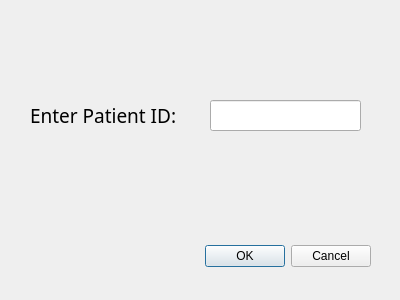
<?xml version="1.0" encoding="UTF-8"?>
<ui version="4.0">
 <class>Dialog</class>
 <widget class="QDialog" name="Dialog">
  <property name="geometry">
   <rect>
    <x>0</x>
    <y>0</y>
    <width>400</width>
    <height>300</height>
   </rect>
  </property>
  <property name="windowTitle">
   <string>Dialog</string>
  </property>
  <widget class="QDialogButtonBox" name="buttonBox">
   <property name="geometry">
    <rect>
     <x>30</x>
     <y>240</y>
     <width>341</width>
     <height>32</height>
    </rect>
   </property>
   <property name="orientation">
    <enum>Qt::Horizontal</enum>
   </property>
   <property name="standardButtons">
    <set>QDialogButtonBox::Cancel|QDialogButtonBox::Ok</set>
   </property>
  </widget>
  <widget class="QLabel" name="label">
   <property name="geometry">
    <rect>
     <x>30</x>
     <y>90</y>
     <width>181</width>
     <height>51</height>
    </rect>
   </property>
   <property name="font">
    <font>
     <family>Maiandra GD</family>
     <pointsize>14</pointsize>
    </font>
   </property>
   <property name="text">
    <string>Enter Patient ID:</string>
   </property>
  </widget>
  <widget class="QLineEdit" name="pid">
   <property name="geometry">
    <rect>
     <x>210</x>
     <y>100</y>
     <width>151</width>
     <height>31</height>
    </rect>
   </property>
  </widget>
 </widget>
 <resources/>
 <connections>
  <connection>
   <sender>buttonBox</sender>
   <signal>accepted()</signal>
   <receiver>Dialog</receiver>
   <slot>accept()</slot>
   <hints>
    <hint type="sourcelabel">
     <x>248</x>
     <y>254</y>
    </hint>
    <hint type="destinationlabel">
     <x>157</x>
     <y>274</y>
    </hint>
   </hints>
  </connection>
  <connection>
   <sender>buttonBox</sender>
   <signal>rejected()</signal>
   <receiver>Dialog</receiver>
   <slot>reject()</slot>
   <hints>
    <hint type="sourcelabel">
     <x>316</x>
     <y>260</y>
    </hint>
    <hint type="destinationlabel">
     <x>286</x>
     <y>274</y>
    </hint>
   </hints>
  </connection>
 </connections>
</ui>
